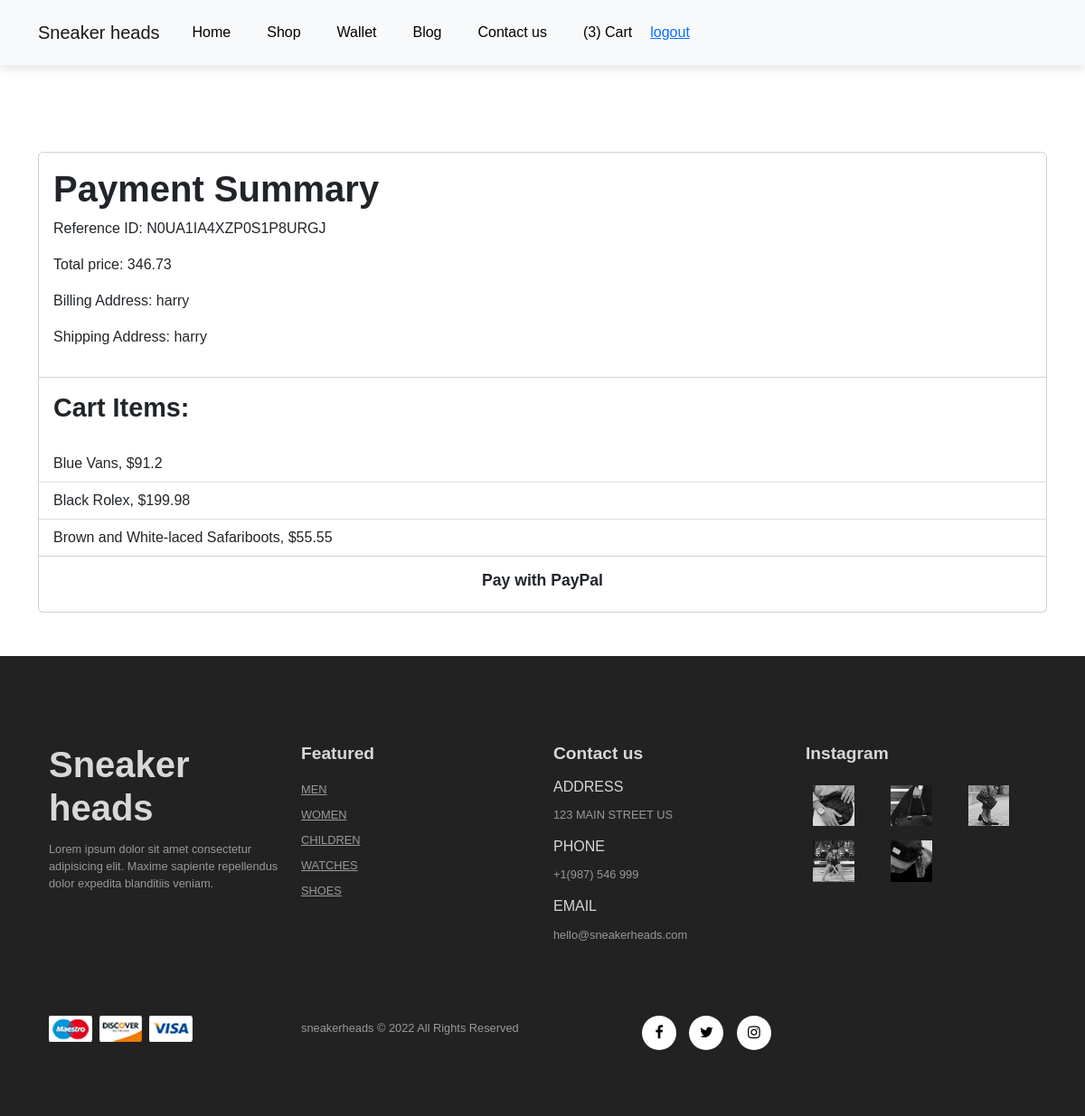
The app's page /shop/payment/ (signed in) with its own data.
### core/models.py (models this page shows, shortened)
class Order(models.Model):
    id = models.AutoField(primary_key=True)
    user = models.ForeignKey(settings.AUTH_USER_MODEL, on_delete=models.CASCADE)
    items = models.ManyToManyField(OrderItem)
    start_date = models.DateTimeField(auto_now_add=True)
    ordered_date = models.DateTimeField(auto_now_add=False)
    ordered = models.BooleanField(default=False)
    ref_code = models.CharField( max_length=50,blank=True,null=True)
    shipping_address = models.ForeignKey(
        Address, related_name='shipping_address', on_delete=models.SET_NULL, blank=True, null=True)
    billing_address = models.ForeignKey(
        Address, related_name='billing_address', on_delete=models.SET_NULL, blank=True, null=True)
    payment = models.ForeignKey(Payment,  on_delete=models.SET_NULL, blank=True,null=True)
    def get_total(self):
        total = 0.0
        for order_item in self.items.all():
            total += order_item.get_final_price()
        return total

class OrderItem(models.Model):
    id = models.AutoField(primary_key=True)
    user = models.ForeignKey(settings.AUTH_USER_MODEL, on_delete=models.CASCADE,blank=True,null=True)
    ordered = models.BooleanField(default=False)
    item = models.ForeignKey(Item, on_delete=models.CASCADE)
    quantity = models.IntegerField(default=1)
    def get_total_item_price(self):
        return self.item.price * self.quantity
    def get_total_discount_item_price(self):
        return self.item.discount_price * self.quantity
    def get_final_price(self):
        if self.item.discount_price:
            return self.get_total_discount_item_price()
        else:
            return self.get_total_item_price()

class Item(models.Model):
    id = models.AutoField(primary_key=True)
    title = models.CharField( max_length=100)
    price = models.FloatField()
    thumbnail = models.ImageField(blank=True,null=True)
    discount_price = models.FloatField(blank=True,null=True)
    label = models.CharField(choices=LABEL_CHOICES,max_length=1)
    category = models.CharField(choices=CATEGORY_CHOICES,max_length=2)
    slug = models.SlugField()
    description = models.TextField()
    date = models.DateTimeField( auto_now_add=True,blank=True,null=True)
    display_image_one = models.ImageField( blank=True,null=True)
    display_image_two = models.ImageField( blank=True,null=True)
    display_image_three = models.ImageField( blank=True,null=True)

class Address(models.Model):
    id = models.AutoField(primary_key=True)
    user = models.ForeignKey(settings.AUTH_USER_MODEL,
                             on_delete=models.CASCADE)
    street_address = models.CharField(max_length=100)
    apartment_address = models.CharField(max_length=100)
    zip = models.CharField(max_length=100)
    address_type = models.CharField(max_length=1, choices=ADDRESS_CHOICES)
    default = models.BooleanField(default=False)
    def __str__(self):
        return self.user.username

### core/views.py (the view)
# urls.py: path(r'payment/',payment_view,name='payment'),
@login_required()
def payment_view(request):
    order = Order.objects.get(user=request.user,ordered=False)
    wallet = Wallet.objects.get(user= request.user)
    context = {
                'wallet':wallet,
                'order':order,
              }
    return render(request,'payment.htm',context)

### core/templatetags/cart_template_tags.py (called while the page is built)
@register.filter
def cart_item_count(user):
    if user.is_authenticated:
        qs = Order.objects.filter(user=user,ordered=False)
        if qs.exists():
            return qs[0].items.count()
    return 0

### templates/payment.htm (shortened to what this page needs)
{% extends "base_layout.htm" %}
{% block content %}
<div class="container my-5 pt-5">
  <div class="card" style="width: 100%;">
    <div class="card-body">
      <h1>Payment Summary</h1>
      <p><bold>Reference ID:</bold> {{ order.ref_code }}</p>
      <p><bold>Total price:</bold> {{order.get_total}}</p>
      <p><bold>Billing Address:</bold> {{order.billing_address}}</p>
      <p><bold>Shipping Address:</bold> {{order.shipping_address}}</p>
    </div>
    <ul class="list-group list-group-flush">
      <h2 class="p-3"> Cart Items: </h2>
      {% for order_item in order.items.all %}
        <li class="list-group-item">{{order_item.item.title}}, ${{order_item.get_final_price}}</li>
      {% empty %}
        <li class="list-group-item">
            You do not have any items in your order
        </li>
      {% endfor %}
    </ul>
    <div class="card-body text-center">
      <h4>Pay with PayPal</h4>
    </div>
  </div>
</div>
{% endblock content %}

### templates/nav.htm (shortened to what this page needs)
{%load cart_template_tags%}
<nav class="navbar navbar-expand-lg bg-light py-3">
    <div class="container">
    <a class="navbar-brand" href="index.html">Sneaker heads</a>
    <div class="collapse navbar-collapse" id="navbarSupportedContent">
        <ul class="navbar-nav ml-auto">
            <li class="nav-item">
                <a class="nav-link" href="/">Home</a>
            </li>
            <li class="nav-item">
                <a class="nav-link" href="{% url 'core:shop' %}">Shop</a>
            </li>
            <li class="nav-item">
                <a class="nav-link" href="{%url 'core:wallet'%}">Wallet</a>
            </li>
            <li class="nav-item">
                <a class="nav-link" href="#">Blog</a>
            </li>
            <li class="nav-item">
                <a class="nav-link" href="#">Contact us</a>
            </li>
            {%if request.user.is_authenticated%}
            <li class="nav-item">
                <a class="nav-link" href="{% url 'core:order-summary' %}">
                    <span>({{request.user|cart_item_count}})</span>
                    Cart
                </a>
            </li>
            <li class="nav-item">
                <a href="{%url 'account_logout'%}">logout</a>
            </li>
            {% endif %}
        </ul>
    </div>
    </div>
</nav>

### static/assets/style.css (style rules this page uses)
* { margin: 0; padding: 0; box-sizing: border-box; }
body { font-family: 'Poppins', sans-serif; }
h1 { font-size: 2.5rem; font-weight: 700; }
h2 { font-size: 1.8rem; font-weight: 600; }
h4 { font-size: 1.1rem; font-weight: 600; }
.navbar { font-size:16px; top: 0; left: 0; box-shadow: 0 5px 10px rgba(0, 0, 0, 0.1); }
.navbar-expand-lg .navbar-nav .nav-link { padding: 0 20px; color: black; transition: 0.3s ease; }

### records on screen
Order: ref_code "N0UA1IA4XZP0S1P8URGJ", get_total "346.73", billing_address "harry", shipping_address "harry"
OrderItem: item "Blue Vans", get_final_price "91.2"
OrderItem: item "Black Rolex", get_final_price "199.98"
OrderItem: item "Brown and White-laced Safariboots", get_final_price "55.55"

### other values on screen
{{ request.user|cart_item_count }} "3"
